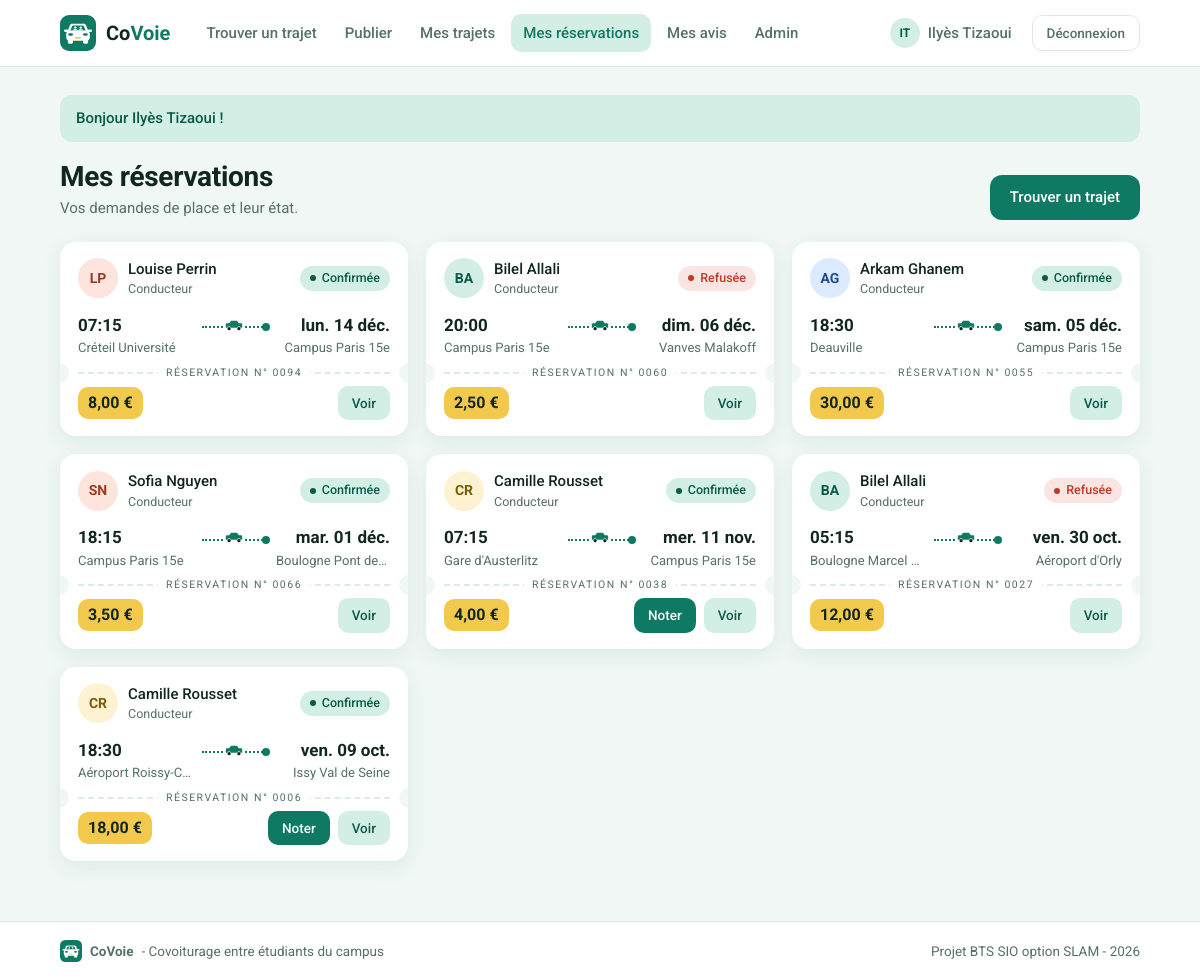
The app's page /index.php?page=mes-reservations (signed in) with its own data.
### tables this page shows
CREATE TABLE reservations (
    id               INT(11)     NOT NULL AUTO_INCREMENT,
    statut           VARCHAR(12) NOT NULL DEFAULT 'En attente',
    date_reservation DATETIME    NOT NULL,
    id_trajet        INT(11)     NOT NULL,
    id_passager      INT(11)     NOT NULL,

    PRIMARY KEY (id),

     
    UNIQUE KEY une_seule_demande (id_trajet, id_passager),

    CONSTRAINT fk_reservation_trajet
        FOREIGN KEY (id_trajet) REFERENCES trajets (id) ON DELETE CASCADE,
    CONSTRAINT fk_reservation_passager
        FOREIGN KEY (id_passager) REFERENCES utilisateurs (id) ON DELETE CASCADE
);

CREATE TABLE utilisateurs (
    id               INT(11)      NOT NULL AUTO_INCREMENT,
    nom              VARCHAR(100) NOT NULL,
    email            VARCHAR(180) NOT NULL,
    mot_de_passe     VARCHAR(255) NOT NULL,
    role             VARCHAR(10)  NOT NULL DEFAULT 'membre',
    date_inscription DATETIME     NOT NULL,

    PRIMARY KEY (id),
    UNIQUE KEY email_unique (email)
);

CREATE TABLE trajets (
    id               INT(11)      NOT NULL AUTO_INCREMENT,
    origine          VARCHAR(120) NOT NULL,
    destination      VARCHAR(120) NOT NULL,
    date_heure       DATETIME     NOT NULL,
    places_totales   INT(2)       NOT NULL,
    places_restantes INT(2)       NOT NULL,
    statut           VARCHAR(10)  NOT NULL DEFAULT 'Ouvert',
    prix             DECIMAL(6,2) NOT NULL DEFAULT 0.00,
    id_conducteur    INT(11)      NOT NULL,

    PRIMARY KEY (id),
    KEY recherche (statut, date_heure),

    CONSTRAINT fk_trajet_conducteur
        FOREIGN KEY (id_conducteur) REFERENCES utilisateurs (id)
        ON DELETE CASCADE
);

### controleurs/ReservationController.php (called while the page is built, shortened)
<?php
class ReservationController
{
    public function mesReservations(): void
    {
        $idConnecte = proteger();
        afficherVue('reservations/mes-reservations', [
            'titre' => 'Mes réservations',
            'reservations' => Reservation::listerParPassager($idConnecte)
        ]);
    }
}

### index.php (called while the page is built, shortened)
<?php
require_once 'includes/connexion.php';
require_once 'includes/fonctions.php';
require_once 'includes/routes.php';
require_once 'controleurs/ReservationController.php';
$page = 'accueil';
if (isset($_GET['page']) && is_string($_GET['page'])) {
    $page = $_GET['page'];
}
$nomMethode = $routes[$page][1];
$controleur = new $nomControleur();
$controleur->$nomMethode();

### includes/connexion.php (called while the page is built)
<?php
function connexionBdd(): PDO
{
    static $pdo = null;
    if ($pdo === null) {
        $dsn = 'mysql:host=' . BDD_HOTE . ';port=' . BDD_PORT . ';dbname=' . BDD_NOM . ';charset=utf8mb4';
        try {
            $pdo = new PDO($dsn, BDD_UTILISATEUR, BDD_MOT_DE_PASSE, [
                PDO::ATTR_ERRMODE => PDO::ERRMODE_EXCEPTION,
                PDO::ATTR_DEFAULT_FETCH_MODE => PDO::FETCH_ASSOC,
                PDO::ATTR_EMULATE_PREPARES => false
            ]);
        } catch (PDOException $erreur) {
            afficherErreur(500, 'Base de données inaccessible : lancez WAMP et importez sql/bdd_covoie.sql.');
        }
    }
    return $pdo;
}
function requete(string $sql, array $parametres = []): PDOStatement
{
    $resultat = connexionBdd()->prepare($sql);
    $resultat->execute($parametres);
    return $resultat;
}

### modeles/Reservation.php (called while the page is built, shortened)
<?php
class Reservation
{
    public static function listerParPassager(int $idPassager): array
    {
        $sql = "SELECT r.id, r.statut, r.date_reservation,
                       t.id AS id_trajet, t.origine, t.destination, t.date_heure, t.prix,
                       t.statut AS statut_trajet, u.nom AS nom_conducteur, t.id_conducteur
                FROM reservations r
                JOIN trajets t ON t.id = r.id_trajet
                JOIN utilisateurs u ON u.id = t.id_conducteur
                WHERE r.id_passager = ?
                ORDER BY t.date_heure DESC";
        return requete($sql, [$idPassager])->fetchAll();
    }
}

### vues/reservations/mes-reservations.php (the view, shortened to what this page needs)
<div class="titre-page">
    <div>
        <h1>Mes réservations</h1>
        <p>Vos demandes de place et leur état.</p>
    </div>
    <a class="bouton" href="index.php?page=trajets">Trouver un trajet</a>
</div>
<?php if (count($reservations) === 0) { ?>
    <div class="vide"><b>Aucune réservation</b>Cherchez un trajet et demandez une place.</div>
<?php } else { ?>
    <div class="grille-billets">
        <?php foreach ($reservations as $r) { ?>
            <article class="billet">
                <div class="billet-haut">
                    <div class="conducteur">
                        <?= avatar($r['nom_conducteur']) ?>
                        <div>
                            <span class="nom"><?= e($r['nom_conducteur']) ?></span>
                            <small>Conducteur</small>
                        </div>
                        <span class="statut <?= classeStatut($r['statut']) ?>"><?= libelleStatut($r['statut']) ?></span>
                    </div>
                    <div class="horaire">
                        <div class="lieu">
                            <b><?= formaterHeure($r['date_heure']) ?></b>
                            <span><?= e($r['origine']) ?></span>
                        </div>
                        <div class="trait"></div>
                        <div class="lieu arrivee">
                            <b><?= formaterJour($r['date_heure']) ?></b>
                            <span><?= e($r['destination']) ?></span>
                        </div>
                    </div>
                </div>
                <div class="decoupe"><span>Réservation n° <?= sprintf('%04d', $r['id']) ?></span></div>
                <div class="billet-bas">
                    <span class="tampon"><?= formaterPrix((float) $r['prix']) ?></span>
                    <div class="actions">
                        <?php if ($r['statut'] === 'Confirmee' && $r['statut_trajet'] === 'Termine') { ?>
                            <a class="bouton bouton-petit" href="index.php?page=noter&amp;id=<?= $r['id_trajet'] ?>">Noter</a>
                        <?php } ?>
                        <a class="bouton bouton-secondaire bouton-petit" href="index.php?page=trajet&amp;id=<?= $r['id_trajet'] ?>">Voir</a>
                    </div>
                </div>
            </article>
        <?php } ?>
    </div>
<?php } ?>

### includes/fonctions.php (shortened to what this page needs)
<?php
function afficherVue(string $vue, array $donnees = []): void
{
    extract($donnees);
    require 'vues/gabarit/header.php';
    require 'vues/' . $vue . '.php';
    require 'vues/gabarit/footer.php';
}
function e($texte): string
{
    return htmlspecialchars((string) $texte, ENT_QUOTES, 'UTF-8');
}
function formaterHeure(string $date): string
{
    return date('H:i', strtotime($date));
}
function formaterJour(string $date): string
{
    $jours = ['dim.', 'lun.', 'mar.', 'mer.', 'jeu.', 'ven.', 'sam.'];
    $mois = ['janv.', 'févr.', 'mars', 'avr.', 'mai', 'juin', 'juil.', 'août', 'sept.', 'oct.', 'nov.', 'déc.'];
    $horodatage = strtotime($date);
    $jour = $jours[(int) date('w', $horodatage)];
    $nomMois = $mois[(int) date('n', $horodatage) - 1];
    return $jour . ' ' . date('d', $horodatage) . ' ' . $nomMois;
}
function formaterPrix(float $prix): string
{
    return number_format($prix, 2, ',', ' ') . ' €';
}
function initiales(string $nom): string
{
    $initiales = '';
    foreach (explode(' ', $nom) as $mot) {
        if ($mot !== '') {
            $initiales .= mb_strtoupper(mb_substr($mot, 0, 1));
        }
    }
    return mb_substr($initiales, 0, 2);
}
function avatar(string $nom, string $classe = ''): string
{
    $couleur = abs(crc32($nom)) % 5;
    return '<span class="avatar avatar-couleur-' . $couleur . ' ' . $classe . '">' . e(initiales($nom)) . '</span>';
}
function libelleStatut(string $statut): string
{
    $libelles = [
        'Ouvert' => 'Ouvert',
        'Complet' => 'Complet',
        'Termine' => 'Terminé',
        'En attente' => 'En attente',
        'Confirmee' => 'Confirmée',
        'Refusee' => 'Refusée'
    ];
    if (isset($libelles[$statut])) {
        return $libelles[$statut];
    }
    return $statut;
}
function classeStatut(string $statut): string
{
    return 'statut-' . strtolower(str_replace(' ', '-', $statut));
}

### records on screen
reservations: utilisateurs.nom "LP", utilisateurs.nom "Louise Perrin", statut "Confirmée", id_trajet.date_heure "07:15", id_trajet.origine "Créteil Université", id_trajet.date_heure "lun. 14 déc.", id_trajet.destination "Campus Paris 15e", id "0094", id_trajet.prix "8,00 €"
reservations: utilisateurs.nom "BA", utilisateurs.nom "Bilel Allali", statut "Refusée", id_trajet.date_heure "20:00", id_trajet.origine "Campus Paris 15e", id_trajet.date_heure "dim. 06 déc.", id_trajet.destination "Vanves Malakoff", id "0060", id_trajet.prix "2,50 €"
reservations: utilisateurs.nom "AG", utilisateurs.nom "Arkam Ghanem", statut "Confirmée", id_trajet.date_heure "18:30", id_trajet.origine "Deauville", id_trajet.date_heure "sam. 05 déc.", id_trajet.destination "Campus Paris 15e", id "0055", id_trajet.prix "30,00 €"
reservations: utilisateurs.nom "SN", utilisateurs.nom "Sofia Nguyen", statut "Confirmée", id_trajet.date_heure "18:15", id_trajet.origine "Campus Paris 15e", id_trajet.date_heure "mar. 01 déc.", id_trajet.destination "Boulogne Pont de…", id "0066", id_trajet.prix "3,50 €"
reservations: utilisateurs.nom "CR", utilisateurs.nom "Camille Rousset", statut "Confirmée", id_trajet.date_heure "07:15", id_trajet.origine "Gare d'Austerlitz", id_trajet.date_heure "mer. 11 nov.", id_trajet.destination "Campus Paris 15e", id "0038", id_trajet.prix "4,00 €"
reservations: utilisateurs.nom "BA", utilisateurs.nom "Bilel Allali", statut "Refusée", id_trajet.date_heure "05:15", id_trajet.origine "Boulogne Marcel…", id_trajet.date_heure "ven. 30 oct.", id_trajet.destination "Aéroport d'Orly", id "0027", id_trajet.prix "12,00 €"
reservations: utilisateurs.nom "CR", utilisateurs.nom "Camille Rousset", statut "Confirmée", id_trajet.date_heure "18:30", id_trajet.origine "Aéroport Roissy-C…", id_trajet.date_heure "ven. 09 oct.", id_trajet.destination "Issy Val de Seine", id "0006", id_trajet.prix "18,00 €"

### other values on screen
initiales($nom) "IT"
nomConnecte() "Ilyès Tizaoui"
$message['texte'] "Bonjour Ilyès Tizaoui !"
SLOGAN_APPLICATION "Covoiturage entre étudiants du campus"
